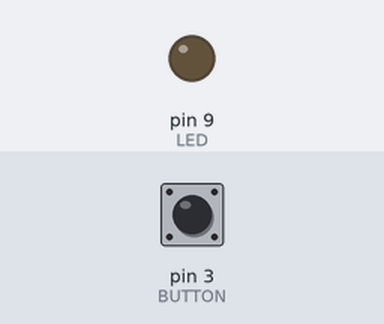
Recording of a sketch running on a simulated Arduino Uno, built with avr-gcc and run on an emulated ATmega328P. On the bench: output pins drawn as LEDs (lit = HIGH). The test bench sets the inputs (shaded band); at power-on: pin 3 (BUTTON) LOW.

Above: at 1.2 s.
1.3 s: pin 3 (BUTTON) pulled HIGH for 0.15 s
At 1.52 s:
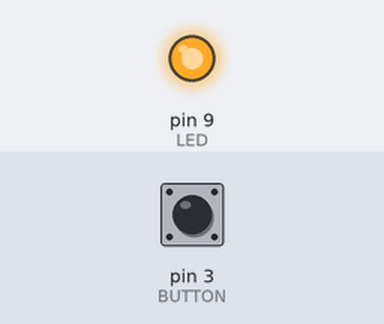
4.4 s: pin 3 (BUTTON) pulled HIGH for 1 s
6.9 s: pin 3 (BUTTON) pulled HIGH for 3.2 s
At 7.52 s:
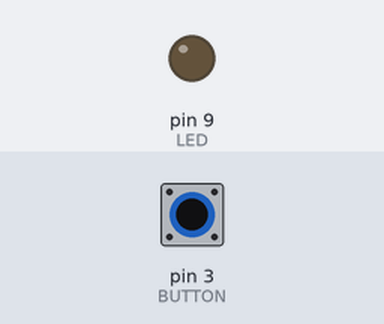
Timing chart, 0 to 17.6 s (numbered marks = the images above; inputs shaded):
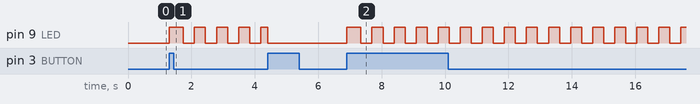

Measured:
- after the input at 1.3 s, pin 9 (LED): LOW → HIGH at once, then repeats every 0.70 s: LOW 0.35 s, HIGH 0.35 s
- after the input at 6.9 s, pin 9 (LED): LOW → HIGH at once, then repeats every 0.70 s: LOW 0.35 s, HIGH 0.35 s

The sketch:

01.ino
```cpp
const int LED = 9;
bool ELECTRICITY_IS_ON = false;
bool LIGHT_IS_ON = false;

const int BUTTON = 3;
int LAST_BUTTON_STATE = 0;

float time = 0;


void setup() {
  pinMode (LED, OUTPUT);
  pinMode (BUTTON, INPUT);
  Serial.begin(9600);
}

void loop() {
  if (digitalRead(BUTTON) == HIGH) {
    if (LAST_BUTTON_STATE == 0) {
      ELECTRICITY_IS_ON = !ELECTRICITY_IS_ON;
      digitalWrite(LED, ELECTRICITY_IS_ON);
      LIGHT_IS_ON = true;
      delay(100);
      time = 0;
      LAST_BUTTON_STATE = 1;
    }
  } else {
    LAST_BUTTON_STATE = 0;
  }

  if (ELECTRICITY_IS_ON) {
    if (time >= 500) {
      LIGHT_IS_ON = !LIGHT_IS_ON;
      digitalWrite(LED, LIGHT_IS_ON);
      time = 0;
    }
    time = time + 0.03f;
  }

}
```
